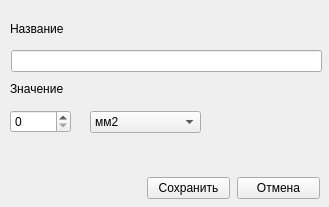
<?xml version="1.0" encoding="UTF-8"?>
<ui version="4.0">
 <class>AddExtraMaterialOptionDialog</class>
 <widget class="QWidget" name="AddExtraMaterialOptionDialog">
  <property name="geometry">
   <rect>
    <x>0</x>
    <y>0</y>
    <width>329</width>
    <height>207</height>
   </rect>
  </property>
  <property name="windowTitle">
   <string>Дополнительный параметр</string>
  </property>
  <widget class="QSpinBox" name="valueBox">
   <property name="geometry">
    <rect>
     <x>10</x>
     <y>110</y>
     <width>61</width>
     <height>23</height>
    </rect>
   </property>
  </widget>
  <widget class="QLineEdit" name="nameLine">
   <property name="geometry">
    <rect>
     <x>11</x>
     <y>50</y>
     <width>311</width>
     <height>22</height>
    </rect>
   </property>
   <property name="frame">
    <bool>true</bool>
   </property>
  </widget>
  <widget class="QPushButton" name="saveButton">
   <property name="geometry">
    <rect>
     <x>147</x>
     <y>177</y>
     <width>83</width>
     <height>22</height>
    </rect>
   </property>
   <property name="text">
    <string>Сохранить</string>
   </property>
  </widget>
  <widget class="QComboBox" name="measureBox">
   <property name="geometry">
    <rect>
     <x>90</x>
     <y>111</y>
     <width>111</width>
     <height>22</height>
    </rect>
   </property>
   <item>
    <property name="text">
     <string>мм2</string>
    </property>
   </item>
   <item>
    <property name="text">
     <string>мм</string>
    </property>
   </item>
   <item>
    <property name="text">
     <string>см2</string>
    </property>
   </item>
   <item>
    <property name="text">
     <string>см</string>
    </property>
   </item>
   <item>
    <property name="text">
     <string>м2</string>
    </property>
   </item>
   <item>
    <property name="text">
     <string>м</string>
    </property>
   </item>
   <item>
    <property name="text">
     <string>%</string>
    </property>
   </item>
   <item>
    <property name="text">
     <string>Вт</string>
    </property>
   </item>
   <item>
    <property name="text">
     <string>грамм</string>
    </property>
   </item>
   <item>
    <property name="text">
     <string>катушка</string>
    </property>
   </item>
   <item>
    <property name="text">
     <string>л</string>
    </property>
   </item>
   <item>
    <property name="text">
     <string>лм</string>
    </property>
   </item>
   <item>
    <property name="text">
     <string>п.м.</string>
    </property>
   </item>
   <item>
    <property name="text">
     <string>пачка</string>
    </property>
   </item>
   <item>
    <property name="text">
     <string>шт</string>
    </property>
   </item>
  </widget>
  <widget class="QLabel" name="errorLabel">
   <property name="geometry">
    <rect>
     <x>10</x>
     <y>146</y>
     <width>311</width>
     <height>20</height>
    </rect>
   </property>
   <property name="styleSheet">
    <string notr="true">color: rgb(255, 0, 0);</string>
   </property>
   <property name="text">
    <string/>
   </property>
  </widget>
  <widget class="QLabel" name="label">
   <property name="geometry">
    <rect>
     <x>10</x>
     <y>20</y>
     <width>66</width>
     <height>18</height>
    </rect>
   </property>
   <property name="text">
    <string>Название</string>
   </property>
  </widget>
  <widget class="QLabel" name="label_2">
   <property name="geometry">
    <rect>
     <x>10</x>
     <y>80</y>
     <width>66</width>
     <height>18</height>
    </rect>
   </property>
   <property name="text">
    <string>Значение</string>
   </property>
  </widget>
  <widget class="QPushButton" name="exitButton">
   <property name="geometry">
    <rect>
     <x>237</x>
     <y>177</y>
     <width>83</width>
     <height>22</height>
    </rect>
   </property>
   <property name="text">
    <string>Отмена</string>
   </property>
  </widget>
 </widget>
 <resources/>
 <connections/>
</ui>
